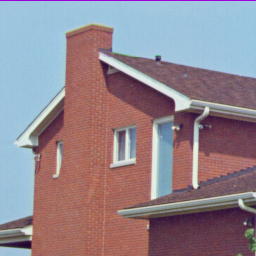
%> input picture ELEN644/HW5/4.1.05.tiff, 256 x 256 px
$ octave hw1.m   (GNU Octave 9; MATLAB toolbox functions it lacks are replaced by stand-ins)
%> lines starting %> are read from the running program, lines starting %| are printed output that depends on the picture
%% Devon Quaternik
% ELEN 644
% HW 2

%% Problem 4
% Part a
im = imread('4.1.05.tiff');
%> im is the input picture: size 256x256x3 uint8; mean R, G, B 146.6, 133, 142

figure;
subplot(1,3,1),histogram(im(:,:,1),64)
axis([0 255 0 16000]);
title('R histogram');
subplot(1,3,2),histogram(im(:,:,2),64)
axis([0 255 0 16000]);
title('G histogram');
subplot(1,3,3),histogram(im(:,:,3),64)
axis([0 255 0 16000]);
title('B histogram');
suptitle('Histograms of house.tiff');
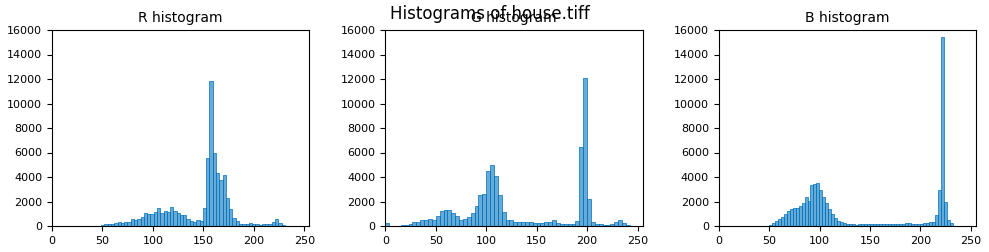
%> figure redrawn from the program's plot data, 3 panels; panel 1: tallest bar 11811 high, from x = 156 to 159.2; panel 2: tallest bar 12043 high, from x = 196 to 199.9; panel 3: tallest bar 15433 high, from x = 220.2 to 223.2

% Part b
hside = im(68:88,153:173,:);
hroof = im(196:216,74:94,:);
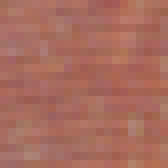
%> hroof: size 21x21x3 uint8 (shown 8 times larger); mean R, G, B 168.2, 107.8, 94.3
hshad = im(177:197,222:242,:);
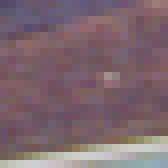
%> hshad: size 21x21x3 uint8 (shown 8 times larger); mean R, G, B 125.5, 102.9, 111
sky1 = im(180:200,14:34,:);
sky2 = im(11:31,170:190,:);
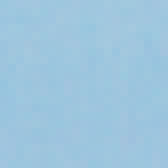
%> sky2: size 21x21x3 uint8 (shown 8 times larger); mean R, G, B 157.7, 197.7, 221.9

mn_hside(1) = mean2(hside(:,:,1));
std_hside(1) = std2(hside(:,:,1));
mn_hside(2) = mean2(hside(:,:,2));
std_hside(2) = std2(hside(:,:,2));
mn_hside(3) = mean2(hside(:,:,3))
std_hside(3) = std2(hside(:,:,3))

mn_hroof(1) = mean2(hroof(:,:,1));
std_hroof(1) = std2(hroof(:,:,1));
mn_hroof(2) = mean2(hroof(:,:,2));
std_hroof(2) = std2(hroof(:,:,2));
mn_hroof(3) = mean2(hroof(:,:,3))
std_hroof(3) = std2(hroof(:,:,3))

mn_hshad(1) = mean2(hshad(:,:,1));
std_hshad(1) = std2(hshad(:,:,1));
mn_hshad(2) = mean2(hshad(:,:,2));
std_hshad(2) = std2(hshad(:,:,2));
mn_hshad(3) = mean2(hshad(:,:,3))
std_hshad(3) = std2(hshad(:,:,3))

mn_sky1(1) = mean2(sky1(:,:,1));
std_sky1(1) = std2(sky1(:,:,1));
mn_sky1(2) = mean2(sky1(:,:,2));
std_sky1(2) = std2(sky1(:,:,2));
mn_sky1(3) = mean2(sky1(:,:,3))
std_sky1(3) = std2(sky1(:,:,3))

mn_sky2(1) = mean2(sky2(:,:,1));
std_sky2(1) = std2(sky2(:,:,1));
mn_sky2(2) = mean2(sky2(:,:,2));
std_sky2(2) = std2(sky2(:,:,2));
mn_sky2(3) = mean2(sky2(:,:,3))
std_sky2(3) = std2(sky2(:,:,3))

% R value for house would be 150ish and below, G would be 120 and below, B
% would be 125 and below. Most of the differentiation would come from the R
% value as the G and B are similar between the side of the roof and the
% house. Choosing these as the max should separate the house and the sky.

% For the sky, R would be 155, B would be 200, and G would be 220. For the
% sky, choosing the threhsold such that these numbers are minimum would be
% best to ensure separation from the house.

% Part c
[m,n,c] = size(im);
%> m = 256; n = 256; c = 3
side_im = zeros(m,n,c);
sky_im = zeros(m,n,c);
fin_im = zeros(m,n,c);

for i = 1:m
    for j = 1:n
        if im(i,j,1) <= 190 && im(i,j,2) <= 120 && im(i,j,3) <= 125
            side_im(i,j,1) = 1;
        elseif im(i,j,1) >= 150 && im(i,j,2) >= 190 && im(i,j,3) >= 210
            sky_im(i,j,3) = 1;
        end

        if side_im(i,j,1) == 1 && sky_im(i,j,3) == 0
            fin_im(i,j,1) = 255;
            fin_im(i,j,2) = 0;
            fin_im(i,j,3) = 0;
        elseif side_im(i,j,1) == 0 && sky_im(i,j,3) == 1
            fin_im(i,j,1) = 0;
            fin_im(i,j,2) = 0;
            fin_im(i,j,3) = 255;
        end

        if im(i,j,:) >= 200
            fin_im(i,j,:) = 255;
        end

    end
end
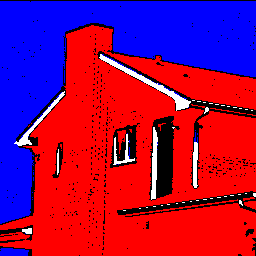
%> fin_im: size 256x256x3 double; mean R, G, B 149.4, 7, 87
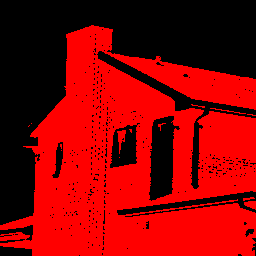
%> side_im: size 256x256x3 double; mean R, G, B 0.558, 0, 0
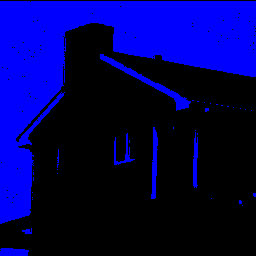
%> sky_im: size 256x256x3 double; mean R, G, B 0, 0, 0.339

figure;
subplot(2,2,1),imshow(im)
title('Original Image');
subplot(2,2,2),imshow(side_im)
title('Side Only Image');
subplot(2,2,3),imshow(sky_im)
title('Sky Only Image');
subplot(2,2,4),imshow(fin_im)
title('Final Image');

% The threshold values ([R G B]) for the sky are [150 190 210] Greater than
% that is considered sky. Side image is [190 120 125], below that is
% considered to be building. Areas where both sky and side are lit up are
% decided as 0 black points. White is done by setting all thresholds to
% greater than 200. This will override spots that were previously
% considered blue. These are not perfect systems, as some white gets
% through as black, blue and red, but you can tell where most areas should
% be.
